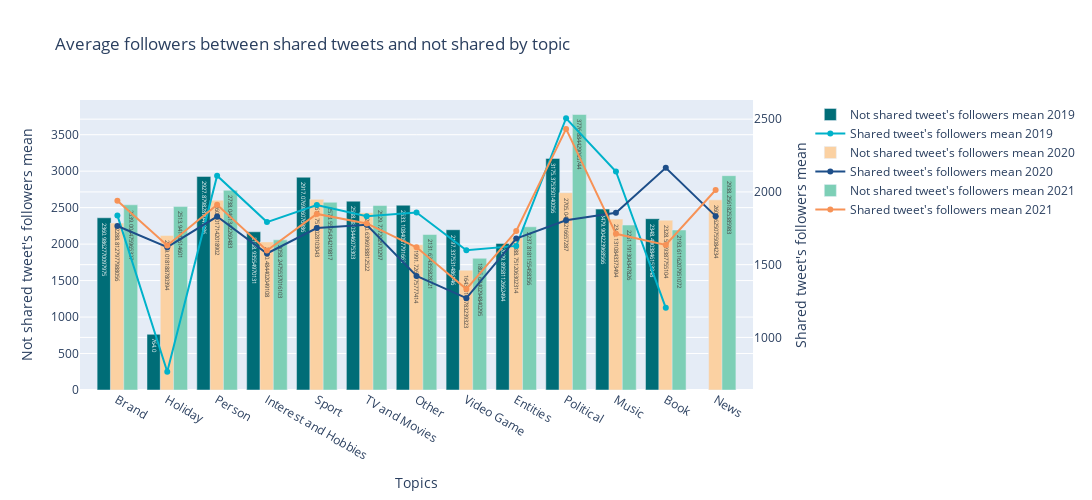

This figure's notebook cell:
### Code cell
analysis_chart(df_analysis, "topics_cleaned", 'followers mean', "not shared followers mean", "Topics", 'Not shared tweet\'s followers mean', 'Shared tweet\'s followers mean', "Average followers between shared tweets and not shared by topic", offline_charts)

### Figure 1 — Plotly figure (JSON) as saved in the notebook; plotly's stock layout.template omitted (floating-point values rounded to 4 significant figures)
{"data": [{"marker": {"color": "#006D77"}, "name": "Not shared tweet's followers mean 2019", "text": ["2360.9862770097975", "764.0", "2927.8798287941986", "2168.93554970131", "2917.076986076986", "2588.8803446075303", "2533.1084057791663", "2197.337531486146", "2009.8958112662494", "3175.375350140056", "2479.904223968566", "2348.4903846153848", "nan"], "textposition": "inside", "width": 0.28, "x": ["Brand", "Holiday", "Person", "Interest and Hobbies", "Sport", "TV and Movies", "Other", "Video Game", "Entities", "Political", "Music", "Book", "News"], "y": [2361.0, 764.0, 2928.0, 2169.0, 2917.0, 2589.0, 2533.0, 2197.0, 2010.0, 3175.0, 2480.0, 2348.0, null], "type": "bar", "xaxis": "x", "yaxis": "y"}, {"marker": {"color": "#00B2CA"}, "name": "Shared tweet's followers mean 2019", "x": ["Brand", "Holiday", "Person", "Interest and Hobbies", "Sport", "TV and Movies", "Other", "Video Game", "Entities", "Political", "Music", "Book", "News"], "y": [1839.0, 764.0, 2111.0, 1793.0, 1909.0, 1833.0, 1858.0, 1600.0, 1629.0, 2506.0, 2140.0, 1203.0, null], "type": "scatter", "xaxis": "x", "yaxis": "y2"}, {"marker": {"color": "#FBD1A2"}, "name": "Not shared tweet's followers mean 2020", "text": ["2288.8127977988056", "2119.018188780394", "2602.017142018902", "2030.484402049108", "2613.7519028103043", "2430.6396938812522", "1991.7266775777414", "1643.0108783239323", "2088.751206302314", "2705.0495216657287", "2343.1310843373494", "2328.5969387755104", "2606.6250755084234"], "textposition": "inside", "width": 0.28, "x": ["Brand", "Holiday", "Person", "Interest and Hobbies", "Sport", "TV and Movies", "Other", "Video Game", "Entities", "Political", "Music", "Book", "News"], "y": [2289.0, 2119.0, 2602.0, 2030.0, 2614.0, 2431.0, 1992.0, 1643.0, 2089.0, 2705.0, 2343.0, 2329.0, 2607.0], "type": "bar", "xaxis": "x", "yaxis": "y"}, {"marker": {"color": "#1D4E89"}, "name": "Shared tweet's followers mean 2020", "x": ["Brand", "Holiday", "Person", "Interest and Hobbies", "Sport", "TV and Movies", "Other", "Video Game", "Entities", "Political", "Music", "Book", "News"], "y": [1766.0, 1620.0, 1831.0, 1577.0, 1751.0, 1774.0, 1422.0, 1270.0, 1679.0, 1805.0, 1857.0, 2166.0, 1834.0], "type": "scatter", "xaxis": "x", "yaxis": "y2"}, {"marker": {"color": "#7DCFB6"}, "name": "Not shared tweet's followers mean 2021", "text": ["2539.004475965327", "2513.94142614601", "2738.0461342260483", "2058.2475537016103", "2573.5595434219817", "2529.727202970297", "2131.634355828221", "1805.6840294840295", "2237.8181155458356", "3776.884429065744", "2261.191304347826", "2193.6116207951072", "2938.2561825385983"], "textposition": "inside", "width": 0.28, "x": ["Brand", "Holiday", "Person", "Interest and Hobbies", "Sport", "TV and Movies", "Other", "Video Game", "Entities", "Political", "Music", "Book", "News"], "y": [2539.0, 2514.0, 2738.0, 2058.0, 2574.0, 2530.0, 2132.0, 1806.0, 2238.0, 3777.0, 2261.0, 2194.0, 2938.0], "type": "bar", "xaxis": "x", "yaxis": "y"}, {"marker": {"color": "#F79256"}, "name": "Shared tweet's followers mean 2021", "x": ["Brand", "Holiday", "Person", "Interest and Hobbies", "Sport", "TV and Movies", "Other", "Video Game", "Entities", "Political", "Music", "Book", "News"], "y": [1939.0, 1632.0, 1911.0, 1598.0, 1849.0, 1783.0, 1619.0, 1332.0, 1731.0, 2433.0, 1712.0, 1635.0, 2013.0], "type": "scatter", "xaxis": "x", "yaxis": "y2"}], "layout": {"xaxis": {"anchor": "y", "domain": [0.0, 0.94], "title": {"text": "Topics"}}, "yaxis": {"anchor": "x", "domain": [0.0, 1.0], "title": {"text": "Not shared tweet's followers mean"}}, "yaxis2": {"anchor": "x", "overlaying": "y", "side": "right", "title": {"text": "Shared tweet's followers mean"}}, "title": {"text": "Average followers between shared tweets and not shared by topic"}, "width": 1100, "height": 500}}
